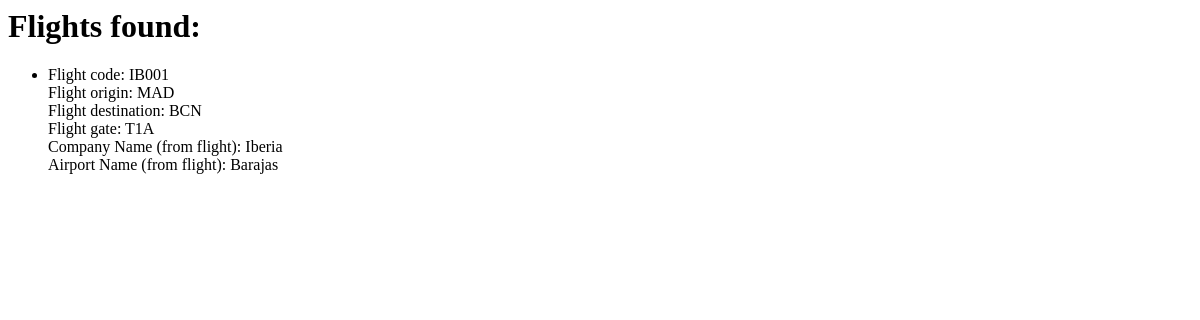
Page /flight/ on the earlier database version.
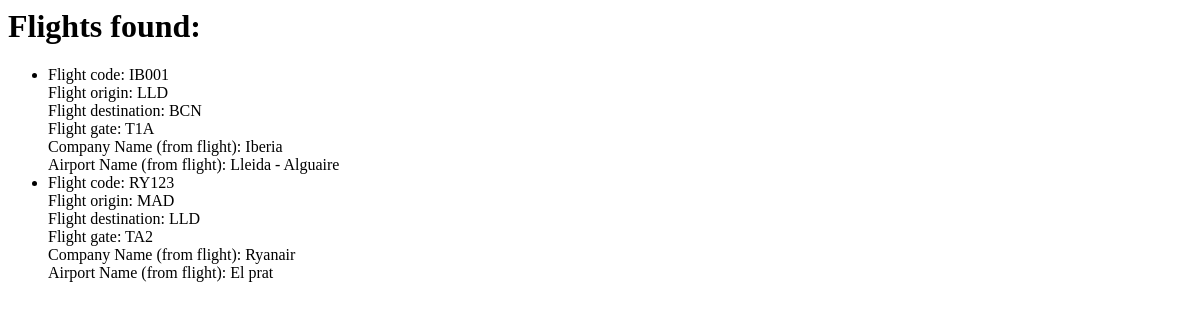
Same page on the later database version.
### iInfoVuelos/models.py (models this page shows, shortened)
class Flight (models.Model):
	code = models.TextField(max_length=5)
	origin = models.TextField(max_length=3)
	destination = models.TextField(max_length=3)
	gate = models.TextField(max_length=3)
	company = models.OneToOneField(Company)
	airport = models.OneToOneField(Airport)

class Company (models.Model):
	airport = models.ManyToManyField(Airport)
	name = models.TextField(max_length=100)
	code = models.TextField(max_length=2)
	user = models.ForeignKey(User)

class Airport(models.Model):
	name = models.TextField(max_length=100)
	code = models.TextField(max_length=3)
	city = models.TextField(max_length=100)

### iInfoVuelos/views.py (the view)
# urls.py: url(r'^flight/$', flight_list_all),
def flight_list_all(request):
	try:
		flights = Flight.objects.all()
	except:
		raise Http404('User not found.')
	template = get_template('flight.html')
	variables = Context({
		'flights': flights
		})
	output = template.render(variables)
	return HttpResponse(output)

### iInfoVuelos/templates/flight.html (shortened to what this page needs)
<html>
	<head>
	</head>
<body>
	<h1>Flights found:</h1>
	<ul>
	{% for fli in flights %}
	<li>
	Flight code: {{fli.code}} <br/>
	Flight origin: {{fli.origin}} <br/>
	Flight destination: {{fli.destination}} <br/>
	Flight gate: {{fli.gate}} <br/>
	Company Name (from flight): {{fli.company.name}} <br/>
	Airport Name (from flight): {{fli.airport.name}}
	</li>
	{% endfor %}
	</ul>
</body>
</html>

Differences in the rows shown:
changed Flight "IB001": origin "MAD" → "LLD"; airport.name "Barajas" → "Lleida - Alguaire"
added Flight: code "RY123", origin "MAD", destination "LLD", gate "TA2", company.name "Ryanair", airport.name "El prat"
